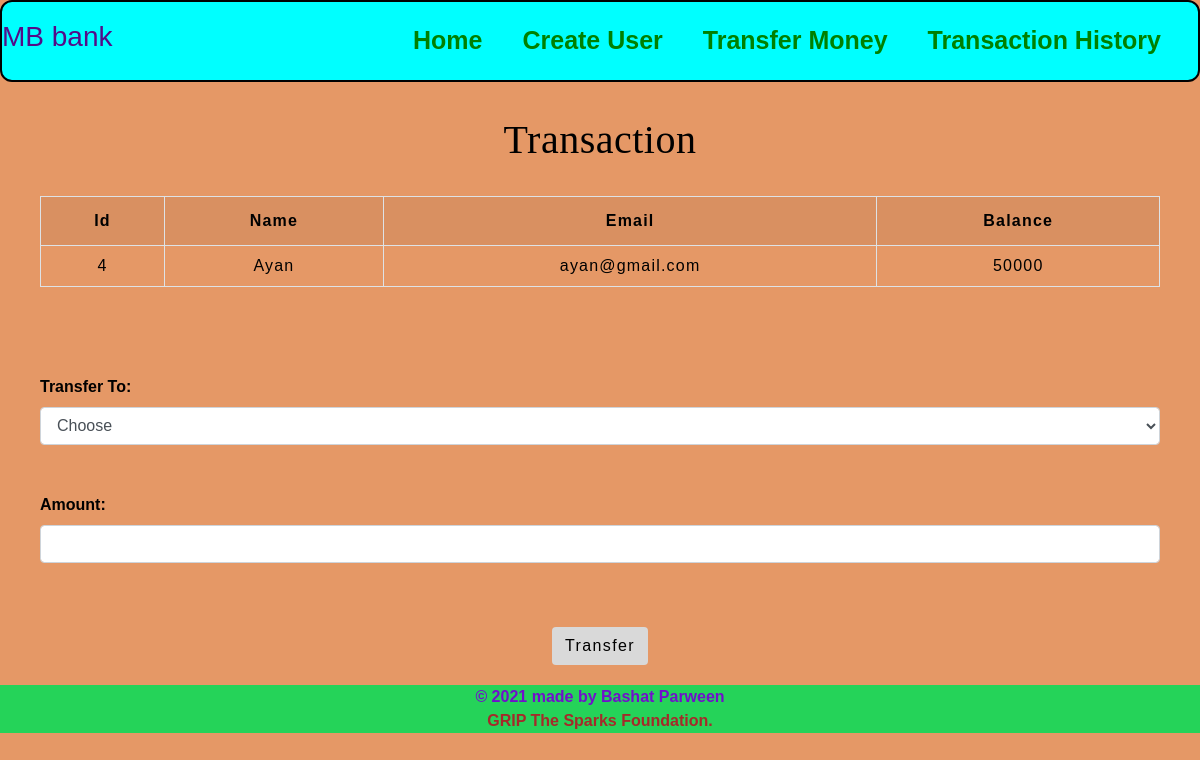
The page /uesrdetails.php?id=4 on the database its author committed.
### tables this page shows
CREATE TABLE `users` (
    `id` int(3) NOT NULL,
    `name` text NOT NULL,
    `email` varchar(30) NOT NULL,
    `balance` int(8) NOT NULL
);

### uesrdetails.php (the view, shortened to what this page needs)
<!DOCTYPE html>
<html lang="en">
<head>
    <link rel="stylesheet" href="https://maxcdn.bootstrapcdn.com/bootstrap/4.0.0/css/bootstrap.min.css">
    <link rel="stylesheet" type="text/css" href="transfer.css">
    <link rel="stylesheet" type="text/css" href="style.css">
    <link rel="stylesheet" href="create-user.css">
</head>
<body style="background-color : #E59866 ;">
<nav class="navigation max-width-1 m-auto">
        <div class="main">
            <h3>MB bank</h3>
        </div>
        <div class="div-left">
            <ul>
                <li><a href="index.php">Home</a></li>
                <li><a href="#">Create User</a></li>
                <li><a href="transfer.php">Transfer Money</a></li>
                <li><a href="transaction.php">Transaction History</a></li>
            </ul>
        </div>
    </nav>
    <div class="container">
        <h2 class="text-center pt-4" style="color : black;">Transaction</h2>
        <?php
        include 'config.php';
        $sid = $_GET['id'];
        $sql = "SELECT * FROM  users where id=$sid";
        $result = mysqli_query($conn, $sql);
        $rows = mysqli_fetch_assoc($result);
        ?>
        <form method="post" name="tcredit" class="tabletext"><br>
            <div>
                <table class="table table-striped table-condensed table-bordered">
                    <tr style="color : black;">
                        <th class="text-center">Id</th>
                        <th class="text-center">Name</th>
                        <th class="text-center">Email</th>
                        <th class="text-center">Balance</th>
                    </tr>
                    <tr style="color : black;">
                        <td class="py-2"><?php echo $rows['id'] ?></td>
                        <td class="py-2"><?php echo $rows['name'] ?></td>
                        <td class="py-2"><?php echo $rows['email'] ?></td>
                        <td class="py-2"><?php echo $rows['balance'] ?></td>
                    </tr>
                </table>
            </div>
            <br><br><br>
            <label style="color : black;"><b>Transfer To:</b></label>
            <select name="to" class="form-control" required>
                <option value="" disabled selected>Choose</option>
            </select>
            <br>
            <br>
            <label style="color : black;"><b>Amount:</b></label>
            <input type="number" class="form-control" name="amount" required>
            <br><br>
            <div class="text-center">
                <button class="btn mt-3" name="submit" type="submit" id="myBtn">Transfer</button>
            </div>
        </form>
    </div>
    <div class="footer">
        <a href="" class="footer-link">&copy; 2021 made by Bashat Parween</a>
        <a href="" class="footer-tsf">GRIP The Sparks Foundation.</a>
    </div>
</body>
</html>

### transfer.css (style rules this page uses)
* { padding: 0; margin: 0; box-sizing: border-box; font-family: sans-serif; }
h2 { color: #990000; letter-spacing: 0.5px; font-family: raleway; font-size: 40px; text-align: center; }
table { letter-spacing: 1.2px; border-color: black; }
td { text-align: center; }
button { border:none; background: #eb6f6f; transition: 1s; }

### style.css (style rules this page uses)
.navigation { background-color: aqua; display: flex; justify-content: space-between; align-items: center; font-family: 'Franklin Gothic Medium', 'Arial Narrow', Arial, sans-serif; margin-top: 5px; border-radius: 12px; border: 2px solid black; color: rgb(84, 12, 136); }
.div-left { font-size: 30px; display: flex; font-weight: bold; }
.div-left ul { display: flex; align-items: center; margin: 0 17px; font-size: 25px; }
.div-left ul li { list-style: none; margin: 10px; padding: 10px; }
.div-left ul li a { text-decoration: none; color: green; }
.footer { height: 50%; background-color: rgb(37, 211, 89); display: flex; align-items: center; justify-content: center; color: black; flex-direction: column; margin-top: 10px; font-weight: bolder; }
.footer-link { color: rgb(113, 16, 204); text-decoration: none; }
.footer-tsf { color: brown; text-decoration: none; }

### create-user.css (style rules this page uses)
button,input { font-weight: 700; letter-spacing: 1.4px; }
.container { flex: 0 1 700px; width: 100%; margin: auto; padding: 10px; }
.text-center { text-align: center; }

### uesrdetails.php (style rules this page uses)
button { background: #d9d9d9; }

### rows shown on the page
users: id "4", name "Ayan", email "ayan@gmail.com", balance "50000"
